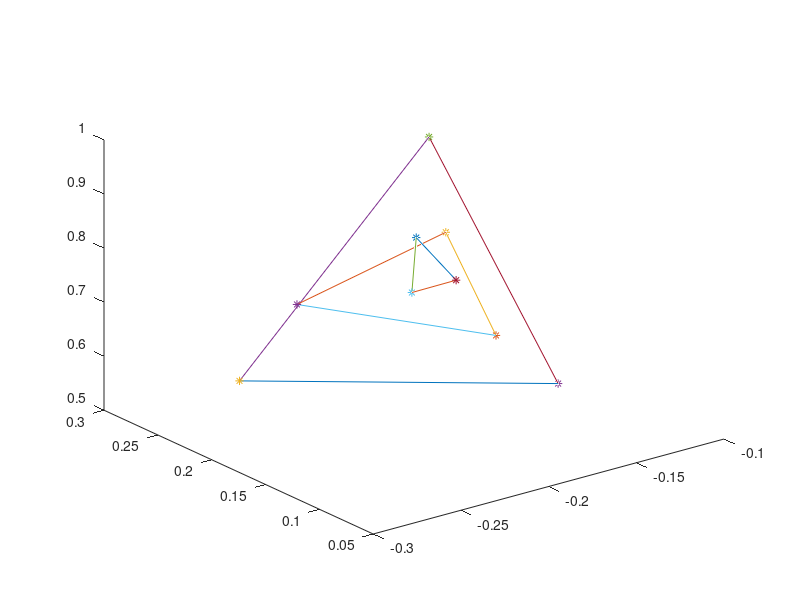

Reproduce this figure in MATLAB.
x = zeros(12,3);
figure
x(1,:) = [-0.29410900000000001, 0.18374199999999999, 0.65560700000000005];
x(2,:) = [-0.15079799999999999, 0.121309, 0.581901];
x(3,:) = [-0.15873000000000001, 0.228244, 0.94723299999999999];
x(4,:) = [-0.203125, 0.171875, 0.75];
x(5,:) = [-0.1875, 0.15625, 0.77343799999999996];
x(6,:) = [-0.171875, 0.21875, 0.78125];
x(7,:) = [-0.203125, 0.09375, 0.74218799999999996];
x(8,:) = [-0.140625, 0.24218799999999999, 0.74218799999999996];
x(9,:) = [-0.27343800000000001, 0.16406200000000001, 0.796875];

i = 1; j = 2;
plot3(x([i,j],1),x([i,j],2),x([i,j],3)); hold on
i = i + 3; j = j + 3;
 plot3(x([i,j],1),x([i,j],2),x([i,j],3)); hold on
 i = i + 3; j = j + 3;
  plot3(x([i,j],1),x([i,j],2),x([i,j],3)); hold on
  
  i = 1; j = 3;
plot3(x([i,j],1),x([i,j],2),x([i,j],3));hold on
i = i + 3; j = j + 3;
 plot3(x([i,j],1),x([i,j],2),x([i,j],3));hold on
 i = i + 3; j = j + 3;
  plot3(x([i,j],1),x([i,j],2),x([i,j],3));hold on
  
  i = 2; j = 3;
plot3(x([i,j],1),x([i,j],2),x([i,j],3));hold on
i = i + 3; j = j + 3;
 plot3(x([i,j],1),x([i,j],2),x([i,j],3));hold on
 i = i + 3; j = j + 3;
  plot3(x([i,j],1),x([i,j],2),x([i,j],3));hold on
 

% x(1,:) = [-0.15079799999999999, 0.121309, 0.58190];
% x(2,:) = [-0.29410900000000006, 0.18374200000000002, 0.65560700000000005];
% x(3,:) = [-0.15356232692034355, 0.15857618346280089, 0.7092203497810069];
% x(4,:) = [-0.16987350347809743, 0.17272257025149074, 0.74218799999999996];
% x(5,:) = [-0.20138613318022361, 0.18404617749559873, 0.75];
% x(6,:) = [-0.15459788870512725, 0.17253707598118742, 0.7569162471534967];
% x(7,:) = [-0.1946872118480597, 0.1845316822279105, 0.7584377881519403];
% x(8,:) = [-0.16523550226040265, 0.17851449773959729, 0.76707636597281015];
% x(9,:) = [-0.21895331071605661, 0.19611210680428387, 0.77444041752034032];
% x(10,:) = [-0.18014044312464594, 0.18568822750141611, 0.77711754293185686];b
% x(11,:) =[-0.23436490141470917, 0.20338117502155145, 0.78430445303211016];
% x(12,:) =[-0.15873000000000001, 0.228244, 0.94723299999999999];



for i = 1:9
    plot3(x(i,1),x(i,2),x(i,3),'*');hold on;
end